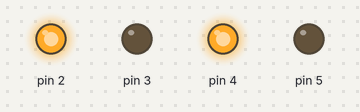
This sketch was run on a simulated Arduino Uno, built with avr-gcc and run on an emulated ATmega328P. Parts: output pins drawn as LEDs (lit = HIGH).

Above: at 0.1 s.
At 0.6 s:
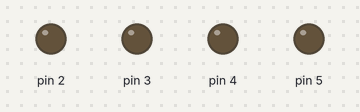
Timing chart, 0 to 2.1 s (numbered marks = the images above):
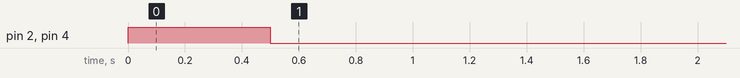

The sketch:

binaryBlinkClass2.ino
```cpp
#include "PinClass.h"

PinClass myPins(2, 3, 4, 5);

void setup() {


    int ledStates[][4] = {
        {1, 0, 1, 0},  //0


         {0, 0, 0, 0}
         };  // Example states for the LEDs

    for (int i = 0; i < 2; ++i) {
        myPins.blinkLeds(ledStates[i], 500);  // Blink LEDs with a 500ms delay
    }
    }

void loop() {
    // Your loop code here
}
```

PinClass.cpp
```cpp
#include "PinClass.h"

PinClass::PinClass(int pin1, int pin2, int pin3, int pin4) {
    pinMode(pin1, OUTPUT);
    pinMode(pin2, OUTPUT);
    pinMode(pin3, OUTPUT);
    pinMode(pin4, OUTPUT);
    _pin1 = pin1;
    _pin2 = pin2;
    _pin3 = pin3;
    _pin4 = pin4;
}

void PinClass::blinkLeds(int arr[], int delayMS) {
    digitalWrite(_pin1, arr[0] == 0 ? LOW : HIGH);
    digitalWrite(_pin2, arr[1] == 0 ? LOW : HIGH);
    digitalWrite(_pin3, arr[2] == 0 ? LOW : HIGH);
    digitalWrite(_pin4, arr[3] == 0 ? LOW : HIGH);
    delay(delayMS);
}
```

PinClass.h
```cpp
#ifndef PINCLASS_H
#define PINCLASS_H

#include "Arduino.h"

class PinClass {
public:
    PinClass(int pin1, int pin2, int pin3, int pin4);
    void blinkLeds(int arr[], int delayMS);

private:
    int _pin1, _pin2, _pin3, _pin4;
};

#endif
```
